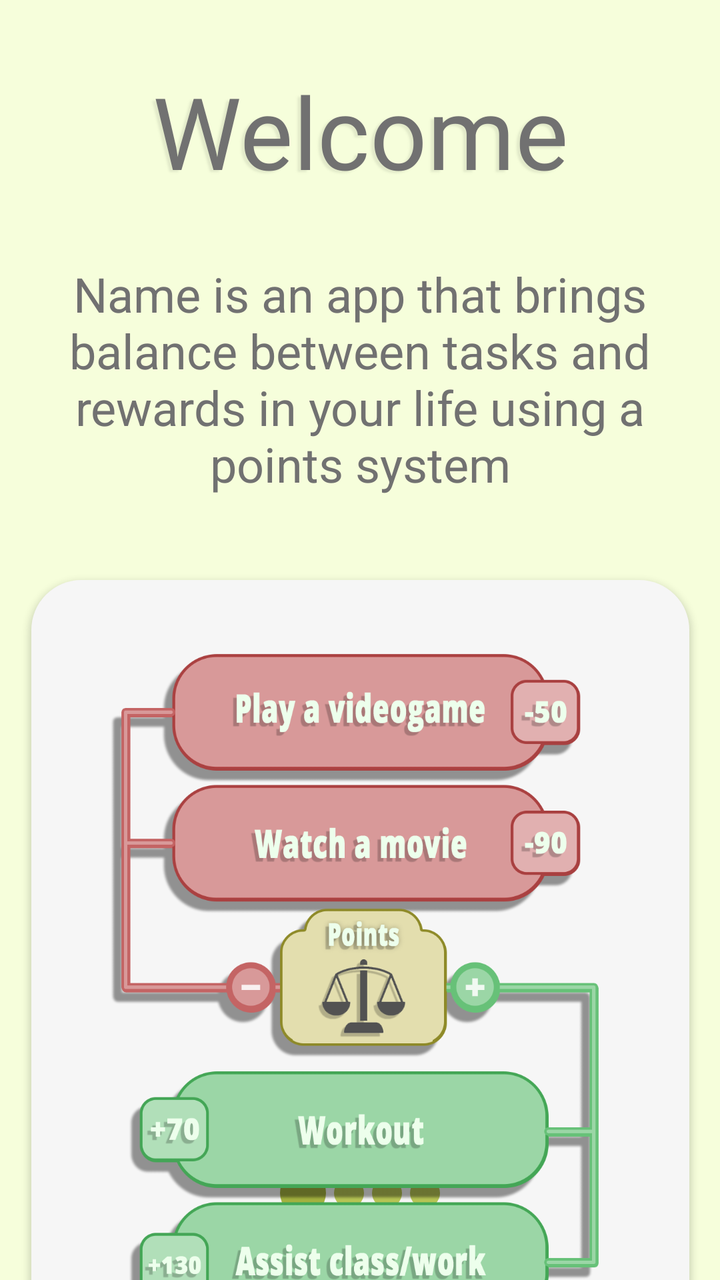
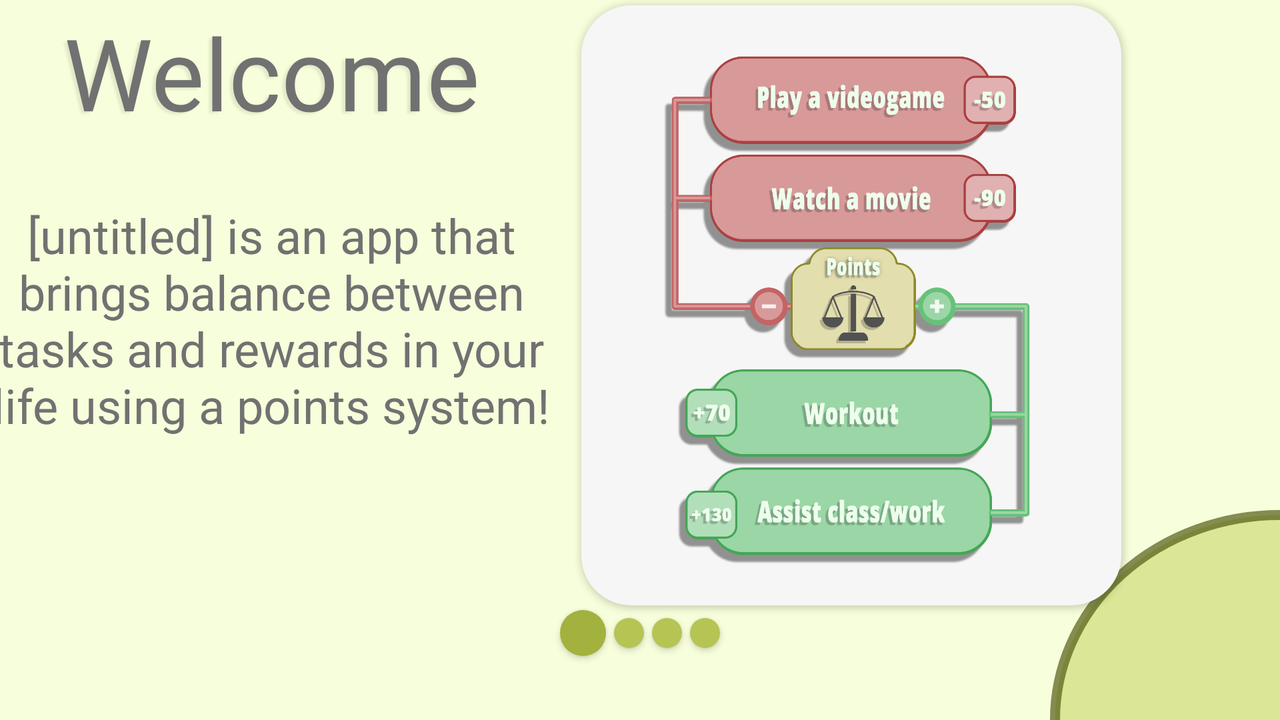

Two renders of one Android screen. The first uses the default layout on a phone; the second uses the alternative layout the repository ships for a different screen configuration, on a matching device. The two XML files are below.
<!-- AndroidManifest.xml: application theme Theme.RewardsKotlin -->
<!-- res/layout/fragment_welcom.xml -->
<?xml version="1.0" encoding="utf-8"?>
<androidx.constraintlayout.widget.ConstraintLayout xmlns:android="http://schemas.android.com/apk/res/android"
    xmlns:app="http://schemas.android.com/apk/res-auto"
    xmlns:tools="http://schemas.android.com/tools"
    android:id="@+id/frameLayout"
    android:layout_width="match_parent"
    android:layout_height="match_parent"
    android:background="#F6FEDB"
    tools:context=".firstTimeFragment.welcomFragment">

    <View
        android:id="@+id/view4"
        android:layout_width="329dp"
        android:layout_height="406dp"
        android:layout_marginTop="42dp"
        android:background="@drawable/btn_ultrarounded"
        android:backgroundTint="#F6F6F6"

        android:elevation="2dp"
        app:layout_constraintBottom_toTopOf="@+id/view5"
        app:layout_constraintEnd_toEndOf="parent"
        app:layout_constraintStart_toStartOf="parent"
        app:layout_constraintTop_toBottomOf="@+id/textView6"
        app:layout_constraintVertical_bias="0.0" />

    <TextView
        android:id="@+id/textView7"
        android:layout_width="250dp"
        android:layout_height="wrap_content"
        android:layout_marginTop="32dp"
        android:fontFamily="@font/opensans_bold"
        android:gravity="center"
        android:shadowColor="#46AFB59B"
        android:shadowDx="-5"
        android:shadowDy="3"
        android:shadowRadius="2"
        android:text="Welcome"
        android:textColor="#717171"
        android:textSize="50sp"
        app:layout_constraintEnd_toEndOf="parent"
        app:layout_constraintStart_toStartOf="parent"
        app:layout_constraintTop_toTopOf="parent" />

    <TextView
        android:id="@+id/textView6"
        android:layout_width="310dp"
        android:layout_height="wrap_content"
        android:layout_marginTop="32dp"
        android:gravity="center"
        android:text="@string/firstFragment"
        android:textColor="#717171"
        android:textSize="24sp"
        app:layout_constraintEnd_toEndOf="parent"
        app:layout_constraintStart_toStartOf="parent"
        app:layout_constraintTop_toBottomOf="@+id/textView7" />

    <ImageView
        android:layout_width="280dp"
        android:layout_height="360dp"
        android:contentDescription="TODO"
        android:elevation="5dp"
        android:src="@drawable/img_panel_one"
        app:layout_constraintBottom_toBottomOf="@+id/view4"
        app:layout_constraintEnd_toEndOf="@+id/view4"
        app:layout_constraintHorizontal_bias="0.496"
        app:layout_constraintStart_toStartOf="@+id/view4"
        app:layout_constraintTop_toTopOf="@+id/view4"
        tools:ignore="ImageContrastCheck" />

    <View
        android:id="@+id/view2"
        android:layout_width="15dp"
        android:layout_height="15dp"
        android:layout_marginStart="2dp"
        android:layout_marginEnd="2dp"
        android:background="@drawable/circle_shape"
        android:elevation="2dp"
        app:layout_constraintBottom_toBottomOf="@id/view5"
        app:layout_constraintEnd_toStartOf="@+id/view6"
        app:layout_constraintHorizontal_bias="0.5"
        app:layout_constraintHorizontal_chainStyle="packed"
        app:layout_constraintStart_toEndOf="@+id/view5"
        app:layout_constraintTop_toTopOf="@id/view5" />

    <View
        android:id="@+id/view5"
        android:layout_width="23dp"
        android:layout_height="23dp"
        android:layout_marginEnd="2dp"
        android:layout_marginBottom="32dp"
        android:background="@drawable/circle_shape"
        android:backgroundTint="#A3B13F"
        android:elevation="2dp"
        app:layout_constraintBottom_toBottomOf="parent"
        app:layout_constraintEnd_toStartOf="@+id/view2"
        app:layout_constraintHorizontal_bias="0.5"
        app:layout_constraintHorizontal_chainStyle="packed"
        app:layout_constraintStart_toStartOf="parent" />

    <View
        android:id="@+id/view3"
        android:layout_width="15dp"
        android:layout_height="15dp"
        android:layout_marginStart="2dp"
        android:background="@drawable/circle_shape"
        android:elevation="2dp"
        app:layout_constraintBottom_toBottomOf="@id/view5"
        app:layout_constraintEnd_toEndOf="parent"
        app:layout_constraintHorizontal_bias="0.5"
        app:layout_constraintStart_toEndOf="@+id/view6"
        app:layout_constraintTop_toTopOf="@id/view5" />

    <View
        android:id="@+id/view6"
        android:layout_width="15dp"
        android:layout_height="15dp"
        android:layout_marginStart="2dp"
        android:layout_marginEnd="2dp"
        android:background="@drawable/circle_shape"
        android:elevation="2dp"
        app:layout_constraintBottom_toBottomOf="@id/view5"
        app:layout_constraintEnd_toStartOf="@+id/view3"
        app:layout_constraintHorizontal_bias="0.5"
        app:layout_constraintStart_toEndOf="@+id/view2"
        app:layout_constraintTop_toTopOf="@id/view5" />

</androidx.constraintlayout.widget.ConstraintLayout>
<!-- resources referenced by this layout -->
<resources>
  <!-- drawable btn_ultrarounded (drawable) -->
  <?xml version="1.0" encoding="utf-8"?>
  <shape xmlns:android="http://schemas.android.com/apk/res/android" >
  
      <solid android:color="#B6C454" />
  
      <padding
          android:left="1dp"
          android:right="1dp"
          android:bottom="1dp"
          android:top="1dp" />
  
      <corners android:radius="25dp" />
  </shape>
  <!-- drawable circle_shape (drawable) -->
  <?xml version="1.0" encoding="utf-8"?>
  <shape xmlns:android="http://schemas.android.com/apk/res/android"
      android:shape="oval">
  
      <solid android:color="#B6C454" />
  
  </shape>
  <!-- drawable img_panel_one: png bitmap (drawable, 161656 bytes) -->
  <string name="firstFragment">Name is an app that brings balance between tasks and rewards in your life using a points system </string>
  <style name="Theme.RewardsKotlin" parent="Theme.MaterialComponents.DayNight.DarkActionBar">
          
          <item name="colorPrimary">@color/purple_500</item>
          <item name="colorPrimaryVariant">@color/purple_700</item>
          <item name="colorOnPrimary">@color/white</item>
          
          <item name="colorSecondary">@color/teal_200</item>
          <item name="colorSecondaryVariant">@color/teal_700</item>
          <item name="colorOnSecondary">@color/black</item>
          
          <item name="android:statusBarColor" tools:targetApi="l">?attr/colorPrimaryVariant</item>
          
      </style>
</resources>
<!-- res/layout-land/fragment_welcom.xml (the repository's variant of the layout above) -->
<!-- drawn on the phone turned sideways -->
<?xml version="1.0" encoding="utf-8"?>
<androidx.constraintlayout.widget.ConstraintLayout xmlns:android="http://schemas.android.com/apk/res/android"
    xmlns:app="http://schemas.android.com/apk/res-auto"
    xmlns:tools="http://schemas.android.com/tools"
    android:id="@+id/frameLayout"
    android:layout_width="match_parent"
    android:layout_height="match_parent"
    android:background="#F6FEDB"
    tools:context=".firstTimeFragment.welcomFragment">

    <ImageView
        android:layout_width="80dp"
        android:layout_height="80dp"
        android:elevation="1dp"
        android:src="@drawable/zz_icon_right"
        app:layout_constraintBottom_toBottomOf="parent"
        app:layout_constraintEnd_toEndOf="parent" />

    <View
        android:id="@+id/btnGoRight"
        android:layout_width="230dp"
        android:layout_height="210dp"

        android:background="@drawable/circle_shape_outlined"
        app:layout_constraintBottom_toBottomOf="parent"
        app:layout_constraintEnd_toEndOf="parent"
        app:layout_constraintHorizontal_bias="0.526"
        app:layout_constraintStart_toEndOf="parent"
        app:layout_constraintTop_toBottomOf="parent" />

    <View
        android:id="@+id/view4"
        android:layout_width="270dp"
        android:layout_height="300dp"
        android:background="@drawable/btn_ultrarounded"
        android:backgroundTint="#F6F6F6"

        android:elevation="2dp"
        app:layout_constraintBottom_toTopOf="@+id/view5"
        app:layout_constraintEnd_toStartOf="@+id/btnGoRight"
        app:layout_constraintStart_toEndOf="@+id/textView6"
        app:layout_constraintTop_toTopOf="parent" />

    <TextView
        android:id="@+id/textView7"
        android:layout_width="250dp"
        android:layout_height="wrap_content"
        android:fontFamily="@font/opensans_bold"
        android:gravity="center"
        android:shadowColor="#46AFB59B"
        android:shadowDx="-5"
        android:shadowDy="3"
        android:shadowRadius="2"
        android:text="Welcome"
        android:textColor="#717171"
        android:textSize="50sp"
        app:layout_constraintEnd_toEndOf="@+id/textView6"
        app:layout_constraintStart_toStartOf="@+id/textView6"
        app:layout_constraintTop_toTopOf="@+id/view4" />

    <TextView
        android:id="@+id/textView6"
        android:layout_width="310dp"
        android:layout_height="wrap_content"
        android:layout_marginStart="16dp"
        android:layout_marginTop="32dp"
        android:gravity="center"
        android:text="[untitled] is an app that brings balance between tasks and rewards in your life using a points system!"
        android:textColor="#717171"
        android:textSize="24sp"
        app:layout_constraintEnd_toStartOf="@+id/view4"
        app:layout_constraintHorizontal_bias="0.5"
        app:layout_constraintStart_toStartOf="parent"
        app:layout_constraintTop_toBottomOf="@+id/textView7" />

    <ImageView
        android:layout_width="200dp"
        android:layout_height="280dp"
        android:contentDescription="TODO"
        android:elevation="5dp"
        android:src="@drawable/img_panel_one"
        app:layout_constraintBottom_toBottomOf="@+id/view4"
        app:layout_constraintEnd_toEndOf="@+id/view4"
        app:layout_constraintHorizontal_bias="0.496"
        app:layout_constraintStart_toStartOf="@+id/view4"
        app:layout_constraintTop_toTopOf="@+id/view4"
        tools:ignore="ImageContrastCheck" />

    <View
        android:id="@+id/view2"
        android:layout_width="15dp"
        android:layout_height="15dp"
        android:layout_marginStart="2dp"
        android:layout_marginEnd="2dp"
        android:background="@drawable/circle_shape"
        android:elevation="2dp"
        app:layout_constraintBottom_toBottomOf="@id/view5"
        app:layout_constraintEnd_toStartOf="@+id/view6"
        app:layout_constraintHorizontal_bias="0.5"
        app:layout_constraintHorizontal_chainStyle="packed"
        app:layout_constraintStart_toEndOf="@+id/view5"
        app:layout_constraintTop_toTopOf="@id/view5" />

    <View
        android:id="@+id/view5"
        android:layout_width="23dp"
        android:layout_height="23dp"
        android:layout_marginEnd="2dp"
        android:layout_marginBottom="32dp"
        android:background="@drawable/circle_shape"
        android:backgroundTint="#A3B13F"
        android:elevation="2dp"
        app:layout_constraintBottom_toBottomOf="parent"
        app:layout_constraintEnd_toStartOf="@+id/view2"
        app:layout_constraintHorizontal_bias="0.5"
        app:layout_constraintHorizontal_chainStyle="packed"
        app:layout_constraintStart_toStartOf="parent" />

    <View
        android:id="@+id/view3"
        android:layout_width="15dp"
        android:layout_height="15dp"
        android:layout_marginStart="2dp"
        android:background="@drawable/circle_shape"
        android:elevation="2dp"
        app:layout_constraintBottom_toBottomOf="@id/view5"
        app:layout_constraintEnd_toEndOf="parent"
        app:layout_constraintHorizontal_bias="0.5"
        app:layout_constraintStart_toEndOf="@+id/view6"
        app:layout_constraintTop_toTopOf="@id/view5" />

    <View
        android:id="@+id/view6"
        android:layout_width="15dp"
        android:layout_height="15dp"
        android:layout_marginStart="2dp"
        android:layout_marginEnd="2dp"
        android:background="@drawable/circle_shape"
        android:elevation="2dp"
        app:layout_constraintBottom_toBottomOf="@id/view5"
        app:layout_constraintEnd_toStartOf="@+id/view3"
        app:layout_constraintHorizontal_bias="0.5"
        app:layout_constraintStart_toEndOf="@+id/view2"
        app:layout_constraintTop_toTopOf="@id/view5" />

</androidx.constraintlayout.widget.ConstraintLayout>
<!-- resources referenced by the variant -->
<!-- as the phone turned sideways resolves them -->
<resources>
  <!-- drawable btn_ultrarounded (drawable) -->
  <?xml version="1.0" encoding="utf-8"?>
  <shape xmlns:android="http://schemas.android.com/apk/res/android" >
  
      <solid android:color="#B6C454" />
  
      <padding
          android:left="1dp"
          android:right="1dp"
          android:bottom="1dp"
          android:top="1dp" />
  
      <corners android:radius="25dp" />
  </shape>
  <!-- drawable circle_shape (drawable) -->
  <?xml version="1.0" encoding="utf-8"?>
  <shape xmlns:android="http://schemas.android.com/apk/res/android"
      android:shape="oval">
  
      <solid android:color="#B6C454" />
  
  </shape>
  <!-- drawable circle_shape_outlined (drawable) -->
  <?xml version="1.0" encoding="utf-8"?>
  <shape xmlns:android="http://schemas.android.com/apk/res/android"
      android:shape="oval">
  
      <stroke android:color="#AD4E5710" android:width="5dp"/>
      <solid android:color="#8AC6D55D" />
  
  </shape>
  <!-- drawable img_panel_one: png bitmap (drawable, 161656 bytes) -->
  <style name="Theme.RewardsKotlin" parent="Theme.MaterialComponents.DayNight.DarkActionBar">
          
          <item name="colorPrimary">@color/purple_500</item>
          <item name="colorPrimaryVariant">@color/purple_700</item>
          <item name="colorOnPrimary">@color/white</item>
          
          <item name="colorSecondary">@color/teal_200</item>
          <item name="colorSecondaryVariant">@color/teal_700</item>
          <item name="colorOnSecondary">@color/black</item>
          
          <item name="android:statusBarColor" tools:targetApi="l">?attr/colorPrimaryVariant</item>
          
      </style>
</resources>
